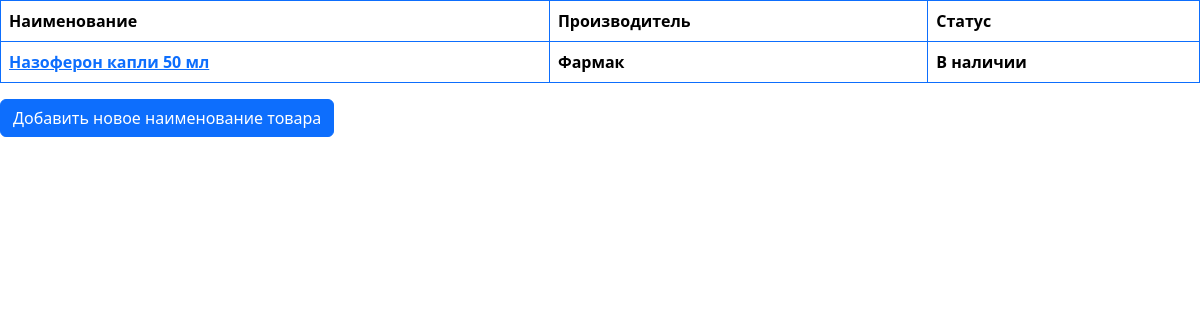
Screenshot of /manager_edit/drugs/ with the database file from the repository.
### pharm/models.py (models this page shows, shortened)
class Drug(models.Model):
    name = models.CharField(max_length=50, verbose_name='Наименование препарата')
    corp = models.ForeignKey(Corporation, on_delete=models.DO_NOTHING)
    photo = models.ImageField(upload_to='products/', null=True, blank=True)
    brand = models.ForeignKey(Brand, on_delete=models.DO_NOTHING)
    status = models.ForeignKey(DrugStatus, on_delete=models.DO_NOTHING)
    drug_form = models.ForeignKey(DrugForm, on_delete=models.DO_NOTHING)
    drug_type = models.ForeignKey(DrugType, on_delete=models.DO_NOTHING)
    price = models.DecimalField(max_digits=6, decimal_places=2, verbose_name='Цена товара, сом')
    amount = models.IntegerField(verbose_name='Количество')
    class Meta:
        verbose_name_plural = "Лекарственные средства"
        ordering = ['name']

class Corporation(models.Model):
    corp_name = models.CharField(max_length=50, verbose_name='Наименование производителя')
    corp_country = models.ForeignKey(Country, on_delete=models.DO_NOTHING)
    class Meta:
        verbose_name_plural = "Производители"
        ordering = ['corp_name']
    def __str__(self):
        return f'{self.corp_name}'

class DrugStatus(models.Model):
    drug_status = models.CharField(max_length=25, verbose_name="Статус наличия товара")
    class Meta:
        verbose_name_plural = "Статусы наличия"
        ordering = ['drug_status']
    def __str__(self):
        return f'{self.drug_status}'

### pharm/views.py (the view)
# urls.py: path('manager_edit/drugs/', views.DrugListView.as_view(), name='drugs_list'),
class DrugListView(ListView):
    model = models.Drug
    template_name = 'drugs.html'
    context_object_name = 'drugs'

### pharm/Templates/drugs.html (shortened to what this page needs)
{% extends 'base.html' %}
{% block content %}
<table class="table table-bordered border-primary">
    <tr>
        <th>Наименование</th>
        <th>Производитель</th>
        <th>Статус</th>
    </tr>
    {% for drug in drugs %}
    <tr>
        <th><a href="{% url 'drug_detail' drug.id %}">{{drug.name}}</a></th>
        <th>{{drug.corp}}</th>
        <th>{{drug.status}}</th>
    </tr>
    {% endfor %}
</table>
<a href="{% url 'drug_create' %}" class="btn btn-primary">Добавить новое наименование товара</a>
{% endblock %}

### pharm/static/pharm/css/styles.css (style rules this page uses)
body { font-family: Arial, sans-serif; background-color: gray; }

### rows the page displays
Drug: name "Назоферон капли 50 мл", corp "Фармак", status "В наличии"
